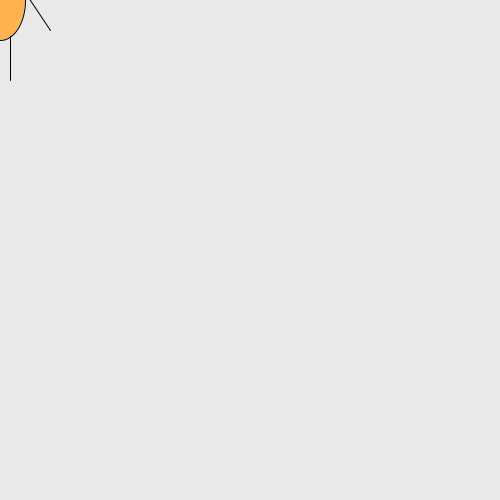
Frame 1 (no input)
Frame 60 (the mouse pressed at the canvas centre just before this capture): identical to frame 1, image omitted
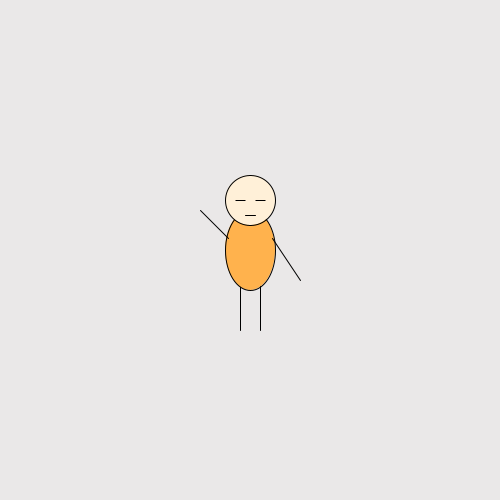
Frame 120 (the mouse held since frame 60 and released just before this capture)

The Processing sketch that drew these frames (run headless with seeded random() and noise(); from frame 60 on, the mouse is pressed at the canvas centre):

// Processing sketch: processing_93463
// ── processing_93463.pde

//Victor DEMEOCQ, z3432227, UNSW


int vic;
float eye = 10;
float arm = 0;

void setup () {
  smooth(); 
  size(500,500);
}

void draw() {
background(234,232,232);
//Legs
line(mouseX-10, mouseY+80, mouseX-10, mouseY+30);
line(mouseX+10, mouseY+30, mouseX+10, mouseY+80);
//Body
fill(#FFB24D);
ellipse(mouseX, mouseY,50,80);
fill(#FFF0D8);
ellipse(mouseX, mouseY-50,50,50);
//Arms
line(mouseX-50, mouseY+30-arm, mouseX-22, mouseY-12);
line(mouseX+50, mouseY+30, mouseX+22, mouseY-12);
//Eyes
fill(vic,0,0);
ellipse(mouseX-10, mouseY-50,10,eye);
ellipse(mouseX+10, mouseY-50,10,eye);
//Mouth
line(mouseX-5, mouseY-35, mouseX+5, mouseY-35);

if (mousePressed) {
  eye = 0;
  arm = 70;
}

if(!mousePressed) {
  eye = 10;
  arm = 0;
}
}
